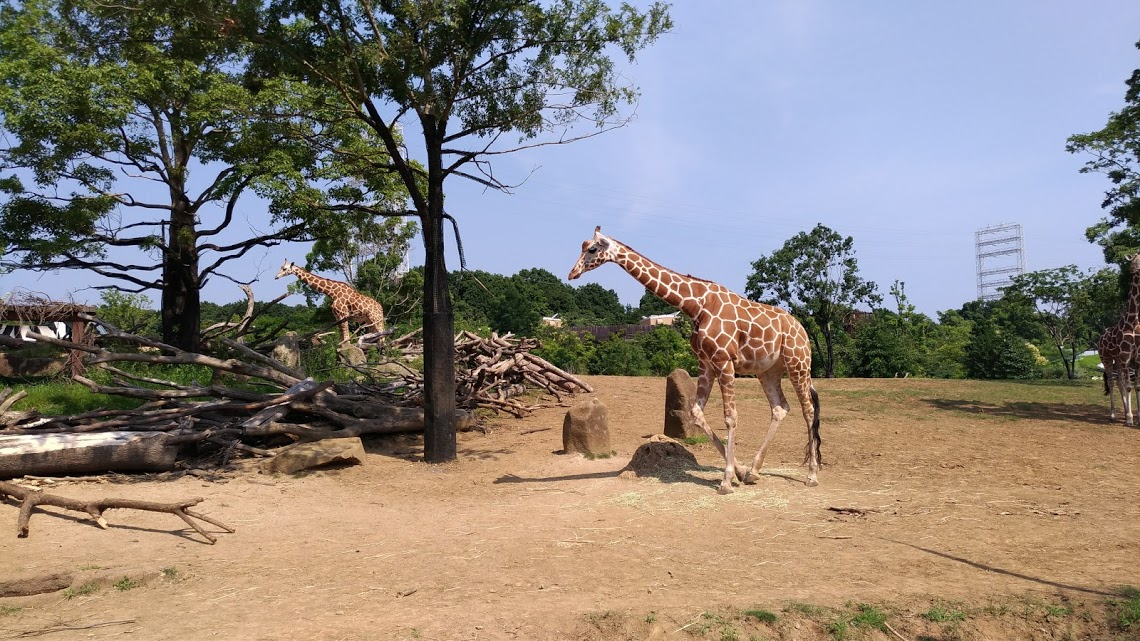
#> input picture images/20170709_001.jpg, 1140 x 641 px
$ python opencvtest.py
#> lines starting #> are read from the running program, lines starting #| are printed output that depends on the picture
#!/usr/bin/env python2
# -*- coding: utf-8 -*-
"""
Created on Tue Feb 27 21:03:31 2018

@author: suzuki
"""

import cv2
import numpy as np
import matplotlib.pyplot as plt

def histgram(imgpath):
    '''
    #http://labs.eecs.tottori-u.ac.jp/sd/Member/oyamada/OpenCV/html/py_tutorials/py_imgproc/py_histograms/py_histogram_begins/py_histogram_begins.html
    '''
    img = cv2.imread(imgpath,cv2.IMREAD_COLOR)
    color = ('b','g','r')
    for i,col in enumerate(color):
        histr = cv2.calcHist([img],[i],None,[256],[0,256])
        plt.plot(histr,color = col)
        plt.xlim([0,256])
    plt.show()

def histgram2d(imgpath):
    '''
    #https://docs.opencv.org/3.1.0/dd/d0d/tutorial_py_2d_histogram.html
    '''
    img = cv2.imread(imgpath,cv2.IMREAD_COLOR)
    hsv = cv2.cvtColor(img, cv2.COLOR_BGR2HSV)
    hist = cv2.calcHist([hsv],[0,1],None,[18,25],[0,180,0,256])
    plt.imshow(hist,interpolation='nearest')
    plt.show()


def histgram2d_test():
    math = np.asarray([85, 90, 60, 55, 72, 91, 82, 91, 60, 65], dtype = 'uint8')
    eng  = np.asarray([65, 80, 50, 60, 80, 60, 86, 95, 74, 54], dtype = 'uint8')
    hist3 = cv2.calcHist([math,eng],[0,1],None,[5,5],[0,100,0,100])
    plt.imshow(hist3,interpolation='nearest')
    plt.show()

    ret, hist4 = cv2.threshold(hist3,thresh=1,maxval=10,type=cv2.THRESH_TOZERO)
    plt.imshow(hist4,interpolation='nearest')
    plt.show()

    #http://labs.eecs.tottori-u.ac.jp/sd/Member/oyamada/OpenCV/html/py_tutorials/py_imgproc/py_histograms/py_histogram_backprojection/py_histogram_backprojection.html
    norm = cv2.normalize(hist4, hist4, 0, 255, cv2.NORM_MINMAX)
    dst = cv2.calcBackProject([math,eng][0,1], norm, [0,100,0,100], 1)
    plt.imshow(dst,interpolation='nearest')
    plt.show()


def main():

    path = 'images/20170709_001.jpg'

    bgr_img = cv2.imread(path,cv2.IMREAD_COLOR)
#> bgr_img is the input picture: shape (641, 1140, 3); mean B, G, R 123.4, 130.6, 139
    plt.imshow(bgr_img)
    plt.show()

    rgb_img = cv2.cvtColor(bgr_img, cv2.COLOR_BGR2RGB)
    plt.imshow(rgb_img)
    plt.show()

    gray_img = cv2.cvtColor(rgb_img, cv2.COLOR_RGB2GRAY)
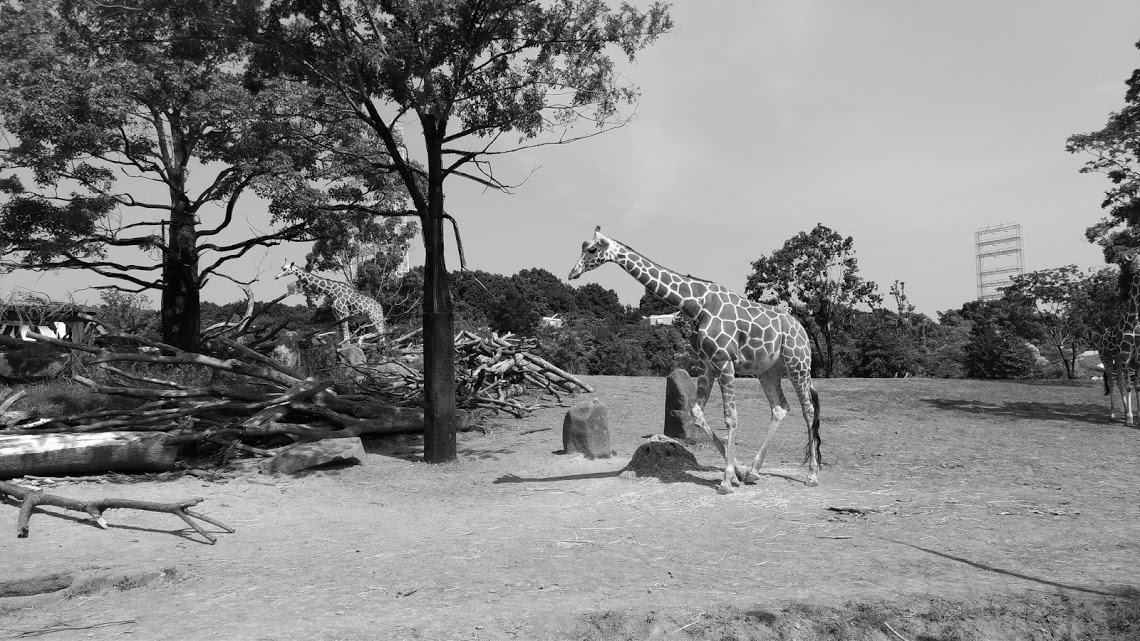
#> gray_img: shape (641, 1140); min 0, max 255, mean 132.3
    plt.imshow(gray_img)
    plt.show()

    histgram(path)
#> in histgram, `plt.show()`:
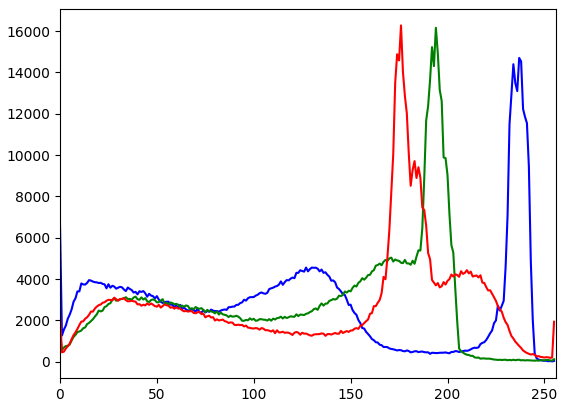
#> figure drawn by matplotlib, 1 panel; curve peaks at x = 237, y = 14703; curve peaks at x = 194, y = 16162; curve peaks at x = 176, y = 16277
    histgram2d(path)
#> in histgram2d, `hsv = cv2.cvtColor(img, cv2.COLOR_BGR2HSV)`: hsv: shape (641, 1140, 3); mean H, S, V 53.8, 90.3, 157.2
#> in histgram2d, `plt.show()`:
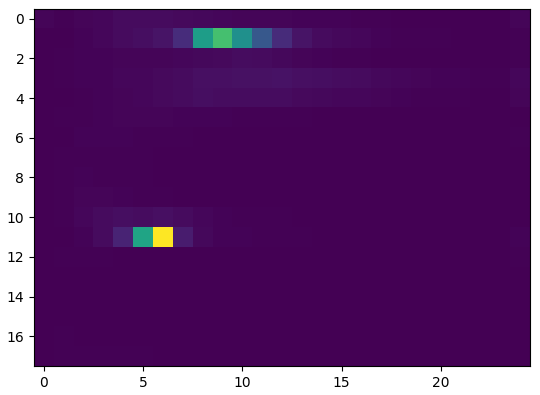
#> figure drawn by matplotlib, 1 panel
    histgram2d_test()
#> in histgram2d_test, `plt.show()`:
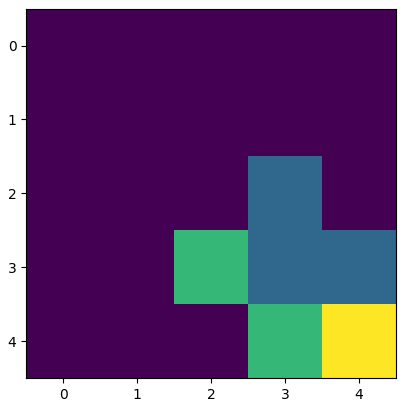
#> figure drawn by matplotlib, 1 panel
#> in histgram2d_test, `plt.show()`:
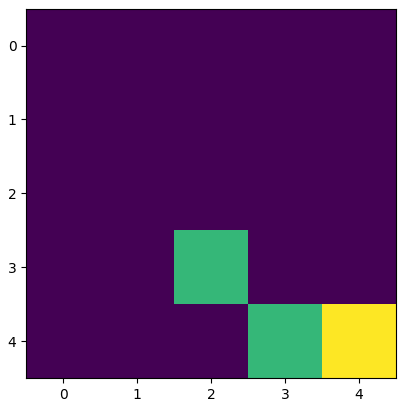
#> figure drawn by matplotlib, 1 panel

if __name__=='__main__':
#> (the run stopped early here; a loop or call above may not have finished)
